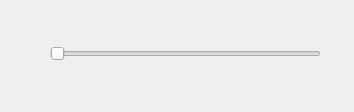
<?xml version="1.0" encoding="UTF-8"?>
<ui version="4.0">
 <class>Slider</class>
 <widget class="QDialog" name="Slider">
  <property name="geometry">
   <rect>
    <x>0</x>
    <y>0</y>
    <width>354</width>
    <height>112</height>
   </rect>
  </property>
  <property name="windowTitle">
   <string>Dialog</string>
  </property>
  <widget class="QSlider" name="horizontalSlider">
   <property name="geometry">
    <rect>
     <x>50</x>
     <y>28</y>
     <width>271</width>
     <height>51</height>
    </rect>
   </property>
   <property name="orientation">
    <enum>Qt::Horizontal</enum>
   </property>
  </widget>
 </widget>
 <resources/>
 <connections/>
</ui>
